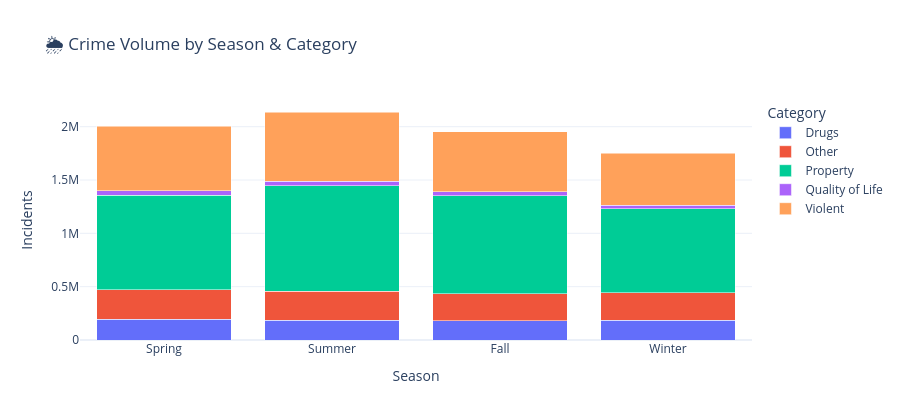

The notebook cell saved with this chart:
### Code cell
# Seasonal patterns 
try:
    season_order = ["Spring","Summer","Fall","Winter"]
    season_data  = (df_temporal.groupby(["season","crime_category"])
                    .size().reset_index(name="count"))

    fig = px.bar(season_data, x="season", y="count", color="crime_category",
                 barmode="stack", category_orders={"season": season_order},
                 template="plotly_white", height=420,
                 title="🌦️ Crime Volume by Season & Category",
                 labels={"season":"Season","count":"Incidents","crime_category":"Category"})
    fig.show()

    # Arrest rate by season
    season_arr = (df_temporal.groupby("season")["Arrest"]
                  .mean().reindex(season_order) * 100)
    fig2, ax = plt.subplots(figsize=(7, 3))
    season_arr.plot.bar(ax=ax,width=0.6)
    ax.set_title("Arrest Rate by Season (%)"); ax.set_ylabel("%")
    ax.set_xticklabels(season_order, rotation=0)
    for bar, val in zip(ax.patches, season_arr):
        ax.text(bar.get_x()+bar.get_width()/2, bar.get_height()+0.2,
                f"{val:.1f}%", ha="center", fontsize=10, fontweight="bold")
    plt.tight_layout(); plt.show()
except NameError:
    print("Run Phase 2 first")

### Figure 1 — Plotly figure (JSON) as saved in the notebook; plotly's stock layout.template omitted (floating-point values rounded to 4 significant figures)
{"data": [{"hovertemplate": "Category=Drugs<br>Season=%{x}<br>Incidents=%{y}<extra></extra>", "legendgroup": "Drugs", "marker": {"color": "#636efa", "pattern": {"shape": ""}}, "name": "Drugs", "orientation": "v", "showlegend": true, "textposition": "auto", "type": "bar", "x": ["Fall", "Spring", "Summer", "Winter"], "xaxis": "x", "y": [181769, 196375, 185892, 184803], "yaxis": "y"}, {"hovertemplate": "Category=Other<br>Season=%{x}<br>Incidents=%{y}<extra></extra>", "legendgroup": "Other", "marker": {"color": "#EF553B", "pattern": {"shape": ""}}, "name": "Other", "orientation": "v", "showlegend": true, "textposition": "auto", "type": "bar", "x": ["Fall", "Spring", "Summer", "Winter"], "xaxis": "x", "y": [251604, 276632, 273265, 257280], "yaxis": "y"}, {"hovertemplate": "Category=Property<br>Season=%{x}<br>Incidents=%{y}<extra></extra>", "legendgroup": "Property", "marker": {"color": "#00cc96", "pattern": {"shape": ""}}, "name": "Property", "orientation": "v", "showlegend": true, "textposition": "auto", "type": "bar", "x": ["Fall", "Spring", "Summer", "Winter"], "xaxis": "x", "y": [919074, 886475, 989102, 790527], "yaxis": "y"}, {"hovertemplate": "Category=Quality of Life<br>Season=%{x}<br>Incidents=%{y}<extra></extra>", "legendgroup": "Quality of Life", "marker": {"color": "#ab63fa", "pattern": {"shape": ""}}, "name": "Quality of Life", "orientation": "v", "showlegend": true, "textposition": "auto", "type": "bar", "x": ["Fall", "Spring", "Summer", "Winter"], "xaxis": "x", "y": [38382, 41069, 42363, 30992], "yaxis": "y"}, {"hovertemplate": "Category=Violent<br>Season=%{x}<br>Incidents=%{y}<extra></extra>", "legendgroup": "Violent", "marker": {"color": "#FFA15A", "pattern": {"shape": ""}}, "name": "Violent", "orientation": "v", "showlegend": true, "textposition": "auto", "type": "bar", "x": ["Fall", "Spring", "Summer", "Winter"], "xaxis": "x", "y": [562361, 601788, 646987, 485648], "yaxis": "y"}], "layout": {"barmode": "stack", "height": 420, "legend": {"title": {"text": "Category"}, "tracegroupgap": 0}, "title": {"text": "🌦️ Crime Volume by Season & Category"}, "xaxis": {"anchor": "y", "categoryarray": ["Spring", "Summer", "Fall", "Winter"], "categoryorder": "array", "domain": [0, 1], "title": {"text": "Season"}}, "yaxis": {"anchor": "x", "domain": [0, 1], "title": {"text": "Incidents"}}}}
